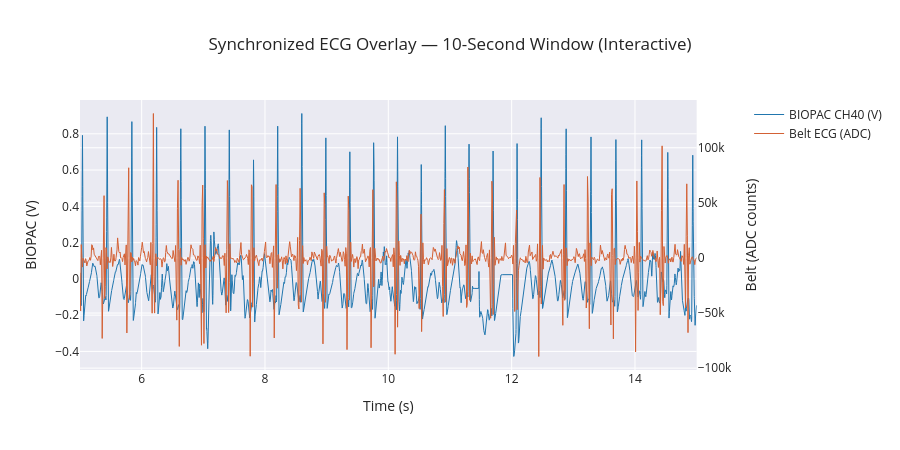

The code cell stored with this chart in its notebook:
### Code cell
import plotly.graph_objects as go
from plotly.subplots import make_subplots
from math import gcd

# --- Interactive Plotly version ---
T_START, T_END = 5.0, 15.0

bp_slice = (bp_t >= T_START) & (bp_t <= T_END)
bl_slice = (bl_t >= T_START) & (bl_t <= T_END)

fig_plotly = make_subplots(specs=[[{"secondary_y": True}]])

fig_plotly.add_trace(
    go.Scatter(x=bp_t[bp_slice], y=bp_ecg[bp_slice],
               name="BIOPAC CH40 (V)", line=dict(color="#2176AE", width=1)),
    secondary_y=False,
)
fig_plotly.add_trace(
    go.Scatter(x=bl_t[bl_slice], y=bl_ecg[bl_slice],
               name="Belt ECG (ADC)", line=dict(color="#D36135", width=1)),
    secondary_y=True,
)

fig_plotly.update_layout(
    title_text="Synchronized ECG Overlay — 10-Second Window (Interactive)",
    xaxis_title="Time (s)",
    template="seaborn",
    height=450,
)
fig_plotly.update_yaxes(title_text="BIOPAC (V)", secondary_y=False)
fig_plotly.update_yaxes(title_text="Belt (ADC counts)", secondary_y=True)
fig_plotly.show()

# --- Static matplotlib version for saving ---
fig2, ax1 = plt.subplots(figsize=(14, 4))
ax2 = ax1.twinx()

ln1 = ax1.plot(bp_t[bp_slice], bp_ecg[bp_slice],
               color="#2176AE", linewidth=0.8, label="BIOPAC CH40 (V)")
ln2 = ax2.plot(bl_t[bl_slice], bl_ecg[bl_slice],
               color="#D36135", linewidth=0.8, label="Belt ECG (ADC)")

ax1.set_xlabel("Time (s)")
ax1.set_ylabel("BIOPAC (V)", color="#2176AE")
ax2.set_ylabel("Belt (ADC counts)", color="#D36135")
ax1.set_title("Synchronized ECG Overlay — 10-Second Window")

lines = ln1 + ln2
labels = [l.get_label() for l in lines]
ax1.legend(lines, labels, loc="upper right")

plt.tight_layout()
plt.savefig(os.path.join(OUTPUT_DIR, "plot2_synchronized_overlay.png"), dpi=150,
            bbox_inches="tight")
plt.show()

### Figure 1 — Plotly figure (JSON) as saved in the notebook; plotly's stock layout.template omitted (floating-point values rounded to 4 significant figures; data arrays with more than 128 entries replaced by an {"elided": "..."} marker saying what was removed)
{"data": [{"line": {"color": "#2176AE", "width": 1}, "name": "BIOPAC CH40 (V)", "type": "scatter", "x": {"elided": "10001 float values"}, "xaxis": "x", "y": {"elided": "10001 float values"}, "yaxis": "y"}, {"line": {"color": "#D36135", "width": 1}, "name": "Belt ECG (ADC)", "type": "scatter", "x": {"elided": "1001 float values"}, "xaxis": "x", "y": {"elided": "1001 float values"}, "yaxis": "y2"}], "layout": {"height": 450, "title": {"text": "Synchronized ECG Overlay — 10-Second Window (Interactive)"}, "xaxis": {"anchor": "y", "domain": [0, 0.94], "title": {"text": "Time (s)"}}, "yaxis": {"anchor": "x", "domain": [0, 1], "title": {"text": "BIOPAC (V)"}}, "yaxis2": {"anchor": "x", "overlaying": "y", "side": "right", "title": {"text": "Belt (ADC counts)"}}}}
